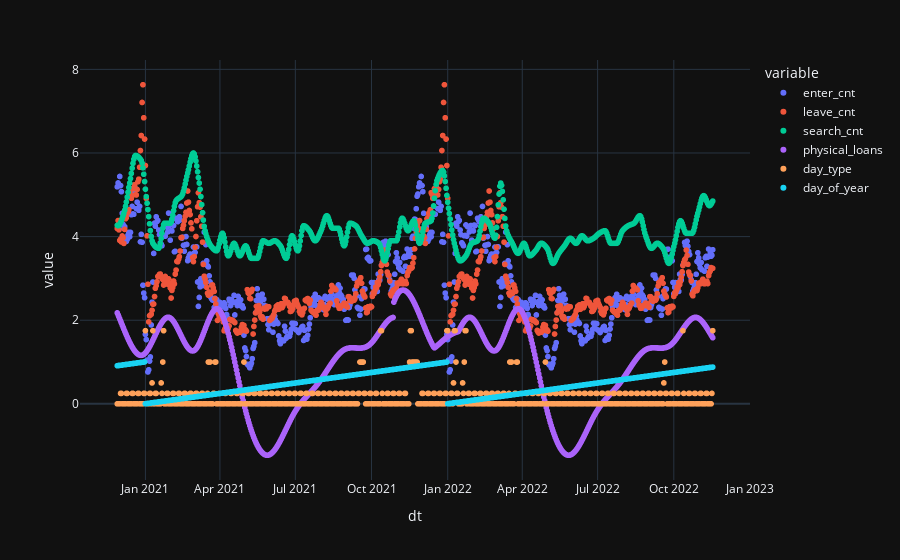

Source (notebook cell):
### Code cell
data_norm = enter_norm.merge(leave_norm, on='dt')
data_norm = data_norm.merge(search_norm, on='dt')
data_norm = data_norm.merge(secondary_data_norm, on='dt')
data_norm = data_norm.merge(day_data, on='dt')
data_norm = data_norm.dropna()
px.scatter(data_norm)

### Figure 1 — Plotly figure (JSON) as saved in the notebook; plotly's stock layout.template omitted (floating-point values rounded to 4 significant figures; data arrays with more than 128 entries replaced by an {"elided": "..."} marker saying what was removed)
{"data": [{"hovertemplate": "variable=enter_cnt<br>dt=%{x}<br>value=%{y}<extra></extra>", "legendgroup": "enter_cnt", "marker": {"color": "#636efa", "symbol": "circle"}, "mode": "markers", "name": "enter_cnt", "showlegend": true, "x": {"elided": "720 str values"}, "xaxis": "x", "y": {"elided": "720 float values"}, "yaxis": "y", "type": "scattergl"}, {"hovertemplate": "variable=leave_cnt<br>dt=%{x}<br>value=%{y}<extra></extra>", "legendgroup": "leave_cnt", "marker": {"color": "#EF553B", "symbol": "circle"}, "mode": "markers", "name": "leave_cnt", "showlegend": true, "x": {"elided": "720 str values"}, "xaxis": "x", "y": {"elided": "720 float values"}, "yaxis": "y", "type": "scattergl"}, {"hovertemplate": "variable=search_cnt<br>dt=%{x}<br>value=%{y}<extra></extra>", "legendgroup": "search_cnt", "marker": {"color": "#00cc96", "symbol": "circle"}, "mode": "markers", "name": "search_cnt", "showlegend": true, "x": {"elided": "720 str values"}, "xaxis": "x", "y": {"elided": "720 float values"}, "yaxis": "y", "type": "scattergl"}, {"hovertemplate": "variable=physical_loans<br>dt=%{x}<br>value=%{y}<extra></extra>", "legendgroup": "physical_loans", "marker": {"color": "#ab63fa", "symbol": "circle"}, "mode": "markers", "name": "physical_loans", "showlegend": true, "x": {"elided": "720 str values"}, "xaxis": "x", "y": {"elided": "720 float values"}, "yaxis": "y", "type": "scattergl"}, {"hovertemplate": "variable=day_type<br>dt=%{x}<br>value=%{y}<extra></extra>", "legendgroup": "day_type", "marker": {"color": "#FFA15A", "symbol": "circle"}, "mode": "markers", "name": "day_type", "showlegend": true, "x": {"elided": "720 str values"}, "xaxis": "x", "y": {"elided": "720 float values"}, "yaxis": "y", "type": "scattergl"}, {"hovertemplate": "variable=day_of_year<br>dt=%{x}<br>value=%{y}<extra></extra>", "legendgroup": "day_of_year", "marker": {"color": "#19d3f3", "symbol": "circle"}, "mode": "markers", "name": "day_of_year", "showlegend": true, "x": {"elided": "720 str values"}, "xaxis": "x", "y": {"elided": "720 float values"}, "yaxis": "y", "type": "scattergl"}], "layout": {"xaxis": {"anchor": "y", "domain": [0.0, 1.0], "title": {"text": "dt"}}, "yaxis": {"anchor": "x", "domain": [0.0, 1.0], "title": {"text": "value"}}, "legend": {"title": {"text": "variable"}, "tracegroupgap": 0}, "margin": {"t": 60}}}
